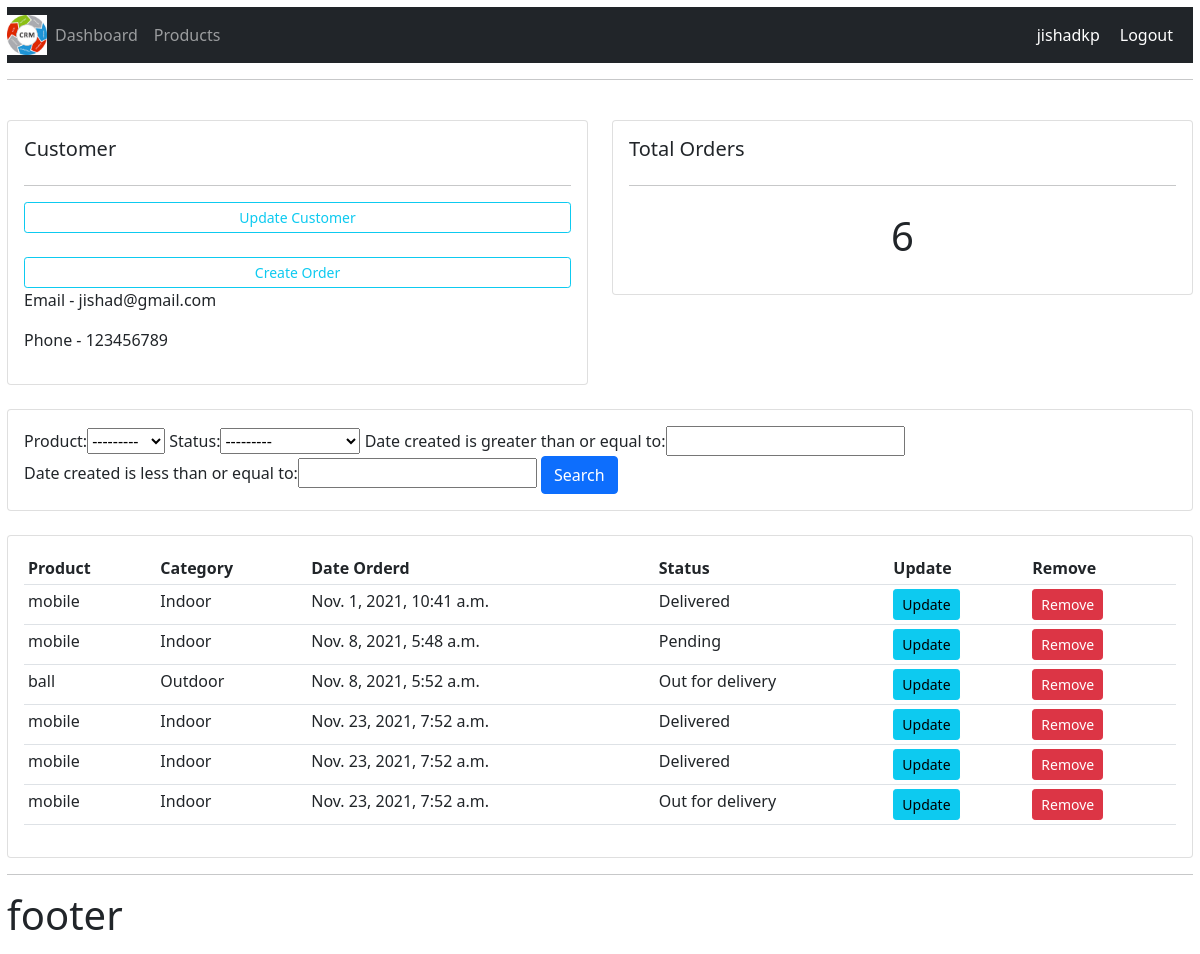
Page /customer/1 (signed in) on the committed database.
### accounts/models.py (models this page shows, shortened)
class Customer(models.Model):
    user = models.OneToOneField(User,null=True,blank = True,on_delete=models.CASCADE)
    name = models.CharField(max_length = 100, null=True)
    phone = models.CharField(max_length =14, null=True)
    email = models.EmailField(max_length =100, null=True)
    profile_pic = models.ImageField(default = "profile.png",null = True,blank = True)
    date_created = models.DateTimeField(auto_now_add=True, null=True)

class Order(models.Model):
    STATUS =(
        ('Pending','Pending'),
        ('Out for delivery','Out for delivery'),
        ('Delivered','Delivered'),
    )
    customer = models.ForeignKey(Customer, null=True, on_delete=models.SET_NULL)
    product = models.ForeignKey(Product, null=True, on_delete=models.SET_NULL)
    date_created = models.DateTimeField(auto_now_add = True, null = True)
    status = models.CharField(max_length = 100,choices = STATUS)

class Product(models.Model):
    CATEGORY = (
        ('Indoor','Indoor'),
        ('Outdoor','Outdoor'),
    )
    name = models.CharField(max_length =100, null=True)
    price = models.FloatField(null=True)
    category = models.CharField(max_length =100, null=True,choices=CATEGORY)
    description = models.CharField(max_length =1000, null=True,blank=True)
    date_created = models.DateTimeField(auto_now_add=True, null=True)
    tags = models.ManyToManyField(Tag)
    def __str__(self):
        return self.name or ''

### accounts/decorators.py (the view)
		def wrapper_func(request, *args, **kwargs):
			group = None
			if request.user.groups.exists():
				group = request.user.groups.all()[0].name
			if group in allowed_roles:
				return view_func(request, *args, **kwargs)
			else:
				return HttpResponse('You are not authorized to view this page')

### accounts/views.py (called while the page is built)
@login_required( login_url='login')
@allowed_users(allowed_roles=['admin'])
def customer(request,pk):
    customer = Customer.objects.get(id=pk)
    orders = customer.order_set.all()
    total_orders = orders.count()
    Filter = orderFilters(request.GET,queryset = orders)
    orders = Filter.qs
    context ={'customer' : customer,'orders':orders,'total_orders':total_orders,'Filter':Filter}
    return render(request, 'accounts/customer.html',context)

### accounts/templates/accounts/customer.html
{%  extends 'accounts/main.html' %}
{% block content %}
	<br>
<div class="row">
	<div class="col-md">
		<div class="card card-body">
			<h5>Customer </h5>
			<hr>
			<a class="btn btn-outline-info  btn-sm btn-block" href="">Update Customer</a><br>
			<a class="btn btn-outline-info  btn-sm btn-block" href="{% url 'create_order' customer.id %}">Create Order </a>
			<p>Email  - {{customer.email}}</p>
			<p>Phone - {{customer.phone}}</p>
		</div>
	</div>
	<div class="col-md">
		<div class="card card-body">
			<h5>Total Orders</h5>
			<hr>
			<h1 style="text-align: center;padding: 10px">{{total_orders}}</h1>
		</div>
	</div>
</div>
<br>
<div class="row">
	<div class="col">
		<div class="card card-body">
			<form method="get">
				{{Filter.form}}
		    <button class="btn btn-primary" type="submit">Search</button>
		  </form>
		</div>
	</div>
</div>
<br>
<div class="row">
	<div class="col-md">
		<div class="card card-body">
			<table class="table table-sm">
				<tr>
					<th>Product</th>
					<th>Category</th>
					<th>Date Orderd</th>
					<th>Status</th>
					<th>Update</th>
					<th>Remove</th>
				</tr>
				{% for order in orders %}
				<tr>
					<td>{{order.product}}</td>
					<td>{{order.product.category}}</td>
					<td>{{order.date_created}}</td>
					<td>{{order.status}}</td>
					<td><a class="btn btn-sm btn-info" href="{% url 'update_order' order.id %}">Update</a></td>
				    <td><a class="btn btn-sm btn-danger" href="{% url 'deleteorder' order.id %}">Remove</a></td>
			    </tr>
				{% endfor %}
			</table>
		</div>
	</div>
</div>
{% endblock %}

### accounts/templates/accounts/nav.html (shortened to what this page needs)
{% load static %}
<nav class="navbar navbar-expand-lg navbar-dark bg-dark"  >
    <img src="{% static 'images/logo.png' %}" alt="" height="40px" width="40px" padding="40px">
    <div class="collapse navbar-collapse" id="navbarNav">
      <ul class="navbar-nav">
       {% if request.user.is_staff %}
        <li class="nav-item active">
          <a class="nav-link" href="#">Dashboard</a>
        </li>
        <li class="nav-item">
          <a class="nav-link" href="#">Products</a>
        </li>
        {% else %}
        <li class="nav-item">
          <a class="nav-link" href="{% url 'accsettings' %}">Settings</a>
        {% endif %}
      </ul>
    </div>
    <span class="hello">{{request.user}}</span>
    <span class="hello"><a style="" href="{% url 'logout' %}"> Logout</a></span>
  </nav>

### static/css/main.css (style rules this page uses)
body { background-color: #ebeff5; padding: 7px; }

### accounts/templates/accounts/nav.html (style rules this page uses)
.hello { color: white; margin-right: 20px; font-size: 18 px; }
a { text-decoration: none; color: white; }

### rows in the picture
Customer: email "jishad@gmail.com", phone "123456789"
Order: product "mobile", product.category "Indoor", date_created "Nov. 1, 2021, 10:41 a.m.", status "Delivered"
Order: product "mobile", product.category "Indoor", date_created "Nov. 8, 2021, 5:48 a.m.", status "Pending"
Order: product "ball", product.category "Outdoor", date_created "Nov. 8, 2021, 5:52 a.m.", status "Out for delivery"
Order: product "mobile", product.category "Indoor", date_created "Nov. 23, 2021, 7:52 a.m.", status "Delivered"
Order: product "mobile", product.category "Indoor", date_created "Nov. 23, 2021, 7:52 a.m.", status "Delivered"
Order: product "mobile", product.category "Indoor", date_created "Nov. 23, 2021, 7:52 a.m.", status "Out for delivery"

### other values in the picture
{{ request.user }} "jishadkp"
{{ total_orders }} "6"
